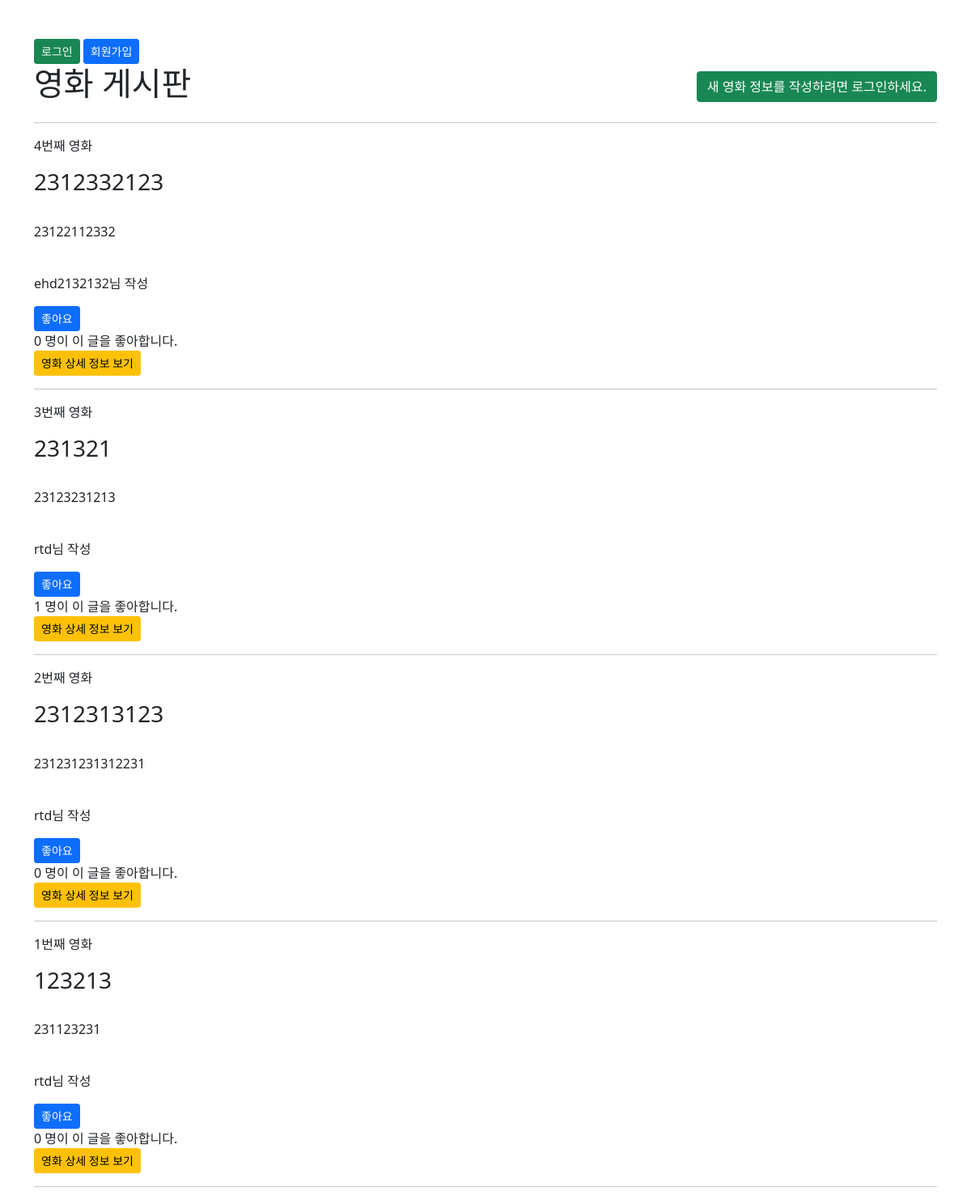
Page /movies/ on the committed database.
### movies/models.py (models this page shows, shortened)
class Movie(models.Model):
    like_users = models.ManyToManyField(
        settings.AUTH_USER_MODEL, related_name="like_movies"
    )
    user = models.ForeignKey(settings.AUTH_USER_MODEL, on_delete=models.CASCADE)
    title = models.CharField(max_length=10)
    content = models.TextField()
    created_at = models.DateTimeField(auto_now_add=True)
    updated_at = models.DateTimeField(auto_now=True)

### accounts/models.py (models this page shows)
class User(AbstractUser):
    following = models.ManyToManyField('self', symmetrical=False, related_name='followers')

### movies/views.py (the view)
# urls.py: path("", views.index, name="index"),
@require_safe
def index(request):
    movies = Movie.objects.order_by("-pk")
    context = {
        "movies": movies,
    }
    return render(request, "movies/index.html", context)

### movies/templates/movies/index.html (shortened to what this page needs)
{% extends 'base.html' %}
{% block content %}
  <div class="d-flex justify-content-between align-items-center">
    <h1>영화 게시판</h1>
    {% if request.user.is_authenticated %}
      <a href="{% url 'movies:create' %}" class="btn btn-primary btn-sm">영화 정보 작성</a>
    {% else %}
      <a href="{% url 'accounts:login' %}" class="btn btn-success">새 영화 정보를 작성하려면 로그인하세요.</a>
    {% endif %}
  </div>
  <hr>
  {% for movie in movies %}
    <p>{{ movie.pk }}번째 영화</p>
    <h3>{{ movie.title }}</h3>
    <br>
    <p>{{ movie.content }}</p>
    <br>
    <p>{{ movie.user }}님 작성</p>
    <div>
      <form action="{% url 'movies:likes' movie.pk %}" method="post">
        {% if user in movie.like_users.all %}
          <input type="submit" value="좋아요 취소" class="btn btn-primary btn-sm">
        {% else %}
          <input type="submit" value="좋아요" class="btn btn-primary btn-sm">
        {% endif %}
      </form>
		  <span>{{ movie.like_users.all|length }} 명이 이 글을 좋아합니다.</span>
    </div>
    <a href="{% url 'movies:detail' movie.pk %}" class="btn btn-warning btn-sm">영화 상세 정보 보기</a>
    <hr>
  {% endfor %}
{% endblock content %}

### templates/base.html (shortened to what this page needs)
<!DOCTYPE html>
<html lang="en">
<head>
  <link href="https://cdn.jsdelivr.net/npm/bootstrap@5.1.0/dist/css/bootstrap.min.css" rel="stylesheet">
</head>
<body>
  <div class="container mt-5">
    {% if request.user.is_authenticated %}
      <h3>환영합니다, {{ user }}</h3>
      <div class="d-flex">
        <a href="{% url 'accounts:update' %}" class="btn btn-warning btn-sm">회원정보수정</a>
        <form action="{% url 'accounts:logout' %}" method="POST">
          {% csrf_token %}
          <input type="submit" value="로그아웃" class="btn btn-secondary btn-sm">
        </form>
        <form action="{% url 'accounts:delete' %}" method="POST">
          {% csrf_token %}
          <input type="submit" value="회원탈퇴" class="btn btn-danger btn-sm">
        </form>
      </div>
    {% else %}
      <a href="{% url 'accounts:login' %}" class="btn btn-success btn-sm">로그인</a>
      <a href="{% url 'accounts:signup' %}" class="btn btn-primary btn-sm">회원가입</a>
    {% endif %}
    <br>
    {% block content %}
    {% endblock content %}
  </div>
</body>
</html>

### rows in the picture
Movie: pk "4", title "2312332123", content "23122112332", user "ehd2132132", like_users.all|length "0"
Movie: pk "3", title "231321", content "23123231213", user "rtd", like_users.all|length "1"
Movie: pk "2", title "2312313123", content "231231231312231", user "rtd", like_users.all|length "0"
Movie: pk "1", title "123213", content "231123231", user "rtd", like_users.all|length "0"
